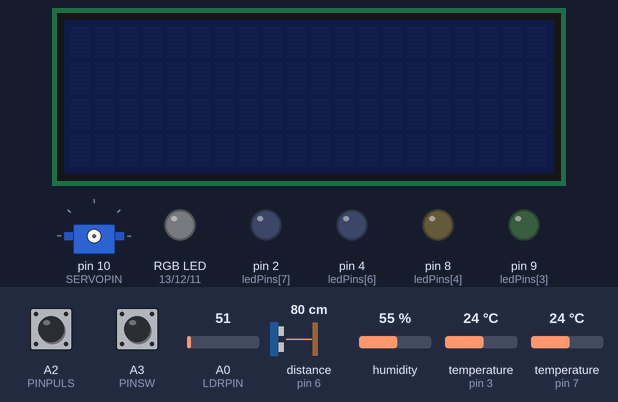
Bench run of a sketch on a simulated Arduino Uno, built with avr-gcc and run on an emulated ATmega328P. Shown: 20×4 character LCD, servo, an RGB LED mixed from three pins (HIGH = lit), output pins drawn as LEDs (lit = HIGH). Inputs (shaded band) come from the test bench; at power-on: A2 (PINPULS) HIGH, distance to the obstacle (sensor on pin 6) 80 cm, A0 (LDRPIN) = 51, A3 (PINSW) HIGH, humidity 55 %, temperature (sensors on pin 3, pin 7) 24 °C. The echo pulse lasts 58.3 µs per cm; pins used as bus, display or sensor lines are not drawn; what the sketch prints to the serial monitor is not drawn.

Above: at 1.3 s.
1.4 s: A2 (PINPULS) pulled LOW for 0.15 s
At 2.6 s:
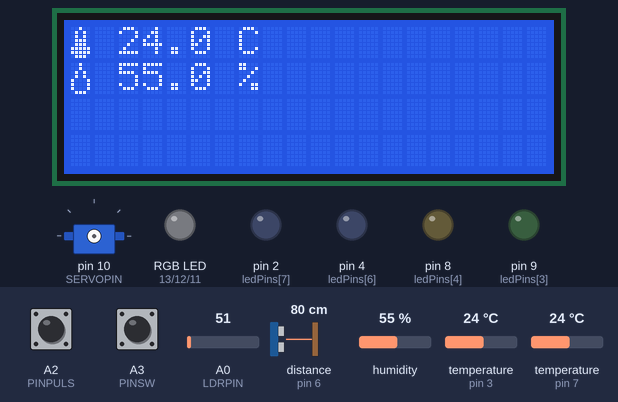
3.0 s: A2 (PINPULS) pulled LOW for 1 s
At 3.5 s:
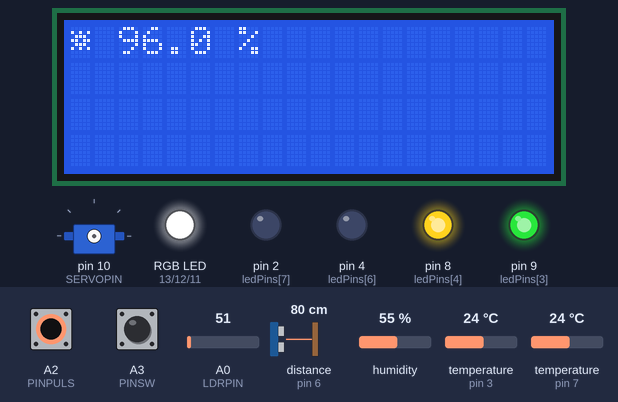
5.7 s: A2 (PINPULS) pulled LOW for 3.2 s
At 7.3 s:
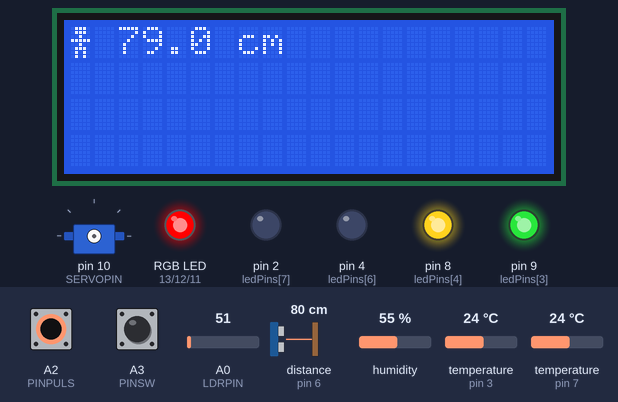
10.4 s: distance to the obstacle (sensor on pin 6) set to 5 cm
At 11.6 s:
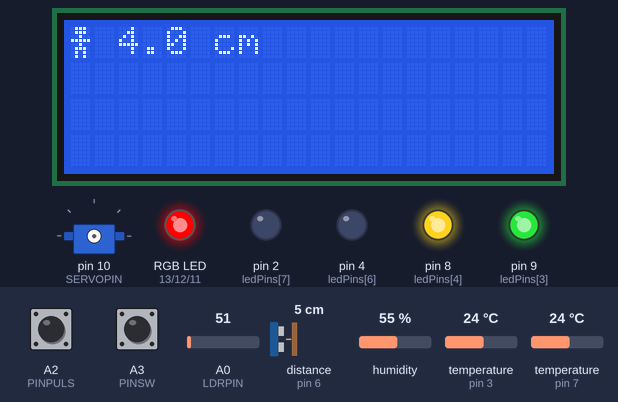
11.9 s: distance to the obstacle (sensor on pin 6) set to 2 cm
13.4 s: A2 (PINPULS) pulled LOW for 0.15 s
At 15.1 s:
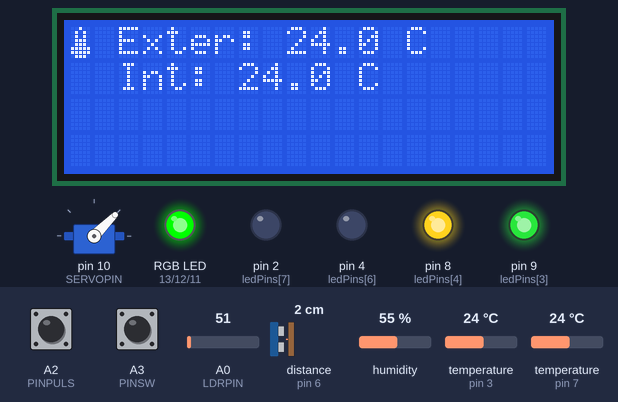
Timing chart, 0 to 16.6 s (numbered marks = the images above; inputs shaded):
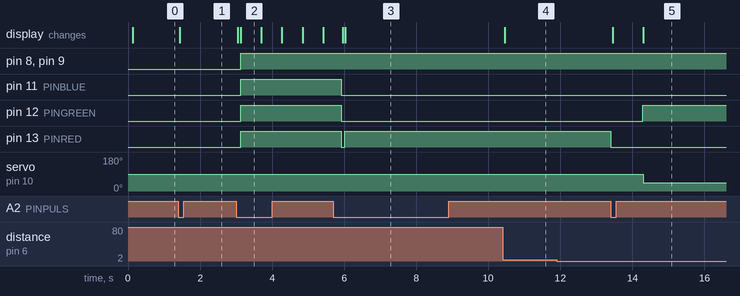

The sketch:

sketch.ino
```cpp
//Sensor temperatura y humedad: DHT22

//Librerias
#include <Wire.h>
#include <DHT.h>//Librería del DHT
#include <LiquidCrystal_I2C.h>//libreria de la LCD
#include <DallasTemperature.h>
#include <Servo.h>
#include <OneWire.h>

//----------------DHT----------------//
//Pines sensor DHT
#define DHTTYPE DHT22
#define DHTPIN 3  //Definición del pin como entrada del sensor DHT
DHT dht(DHTPIN, DHTTYPE); //inicializa el sensor DHT
//Se definen temperatura y humedad para almacenar lo medido por el sensor
float temperatura = 0.0;
float humedad = 0.0;
//--------------------------------//

//-----------------LDR------------------//
//Variables LDR
#define LDRPIN A0 //Pin entrada 0 analógico
int ldrVal = 0;
float lux = 0.0;
float lux_anterior;
float voltage=0.0;
#define NUM_LEDS 8
#define PINSW A3
int leds_encendidos = 0;
float primera_medida=false;
const int ledPins[NUM_LEDS] = {13, 12, 11, 9, 8, 5, 4, 2};
                  // R1  R2  G1  G2 Y1 Y2 B1 B2
//----------LED RGB----------//
#define PINRED 13//Definción de los pines del led RGB
#define PINGREEN 12
#define PINBLUE 11
//-------------------------------------//

//-------------LCD---------------//
LiquidCrystal_I2C lcd(0x27, 20,4);

//Simbolos LCD Humnedad
byte humidity[8] = {B00100, B00100, B01010, B01010, B10001, B10001, B10001, B01110};
//Simbolo LCD Temperatura
byte temp[8] = {B00100, B01010, B01010, B01110, B01110, B11111, B11111, B01110};
//Simbolo LCD iluminacion
byte ilum[8] = {B00000, B10101, B01110, B11011, B01110, B10101, B00000, B00000};
//Simbolo sensor HC-SR04
byte presence[8] = {B01110, B01110, B00100, B11111, B00100, B01110, B01010, B01010};

//------------------------//

//-----------PULSADOR------------------//
#define PINPULS A2 //pulsador con el pin analogico A2
int modo = 0; //modo 0, todo apagado
int PulsState = LOW; //Estado inicial del pulsador: Sin pulsar
bool flag = false; //Flag de interrupción del pulsador, incialmente inactivo
int contador = 0; //Contador del modo, me sirve para ir cambiando de un modo a otro
uint32_t timerBoton = 0; // Timer del botón
//--------------------------//

//----------Sensor de presencia----------//
#define PINTRIG 5//Pines del sensor SR04
#define PINECHO 6
float duracion, distanciaanterior;//Variables para almacenamiento y procesamiento de las mediciones
float distancia=0;
//-----------------------------------//

//-------Sensor temperatura externa-------//
#define sensorPin 7
float temp_externa_anterior, temp_interna_anterior;
float temp_externa_actual =0;
float temp_interna_actual =0;
unsigned long previousMillis = 0;
const long interval = 10; // Intervalo en milisegundos para mover el servo
int angulo =0;
long retardo =0;
int step = 2; // Paso de movimiento del servo


OneWire oneWire(sensorPin);
DallasTemperature sensors(&oneWire);
float temp_objetivo = 25;
float LimInf = temp_objetivo - 3;
float LimSup = temp_objetivo  +3;
int ventilar = 0;
boolean vuelta=false;
//Servomotor
Servo myservo;
#define SERVOPIN 10
int pos =0;
//--------------------------------------//

//------------------------------------//
void setup() {
  // put your setup code here, to run once:
  //inicia comunicación serial
  Serial.begin(9600);
  Serial.println("Iniciando el sistema");

  //Inicializa el sensor, llamada a la función dht
  dht.begin();

  //Configura pin LDR como entrada
  pinMode(LDRPIN, INPUT);


  pinMode(PINSW, INPUT_PULLUP);


  //Definicion de pines del LED RGB como salida
  pinMode(PINRED, OUTPUT);
  pinMode(PINGREEN, OUTPUT);
  pinMode(PINBLUE, OUTPUT);

  pinMode(ledPins[4], OUTPUT);
  pinMode(ledPins[3], OUTPUT);
  pinMode(ledPins[6], OUTPUT);
  pinMode(ledPins[7], OUTPUT);
  //apagado inicial deL led
  analogWrite(PINRED, 0);
  analogWrite(PINGREEN, 0);
  analogWrite(PINBLUE, 0);

  //Configuracion pines del sensor de presencia
  pinMode(PINTRIG, OUTPUT);
  pinMode(PINECHO, INPUT);
  digitalWrite(PINTRIG, LOW);

  //Configuración pin LM35
  pinMode(sensorPin, INPUT);
  // Inicialización del sensor
  sensors.begin();
  delay(20);

  // Servomotor
 // myservo.attach(SERVOPIN);
  //myservo.write(0);


  //Inicializacion de LCD
  lcd.init();
  lcd.createChar(3,humidity);
  lcd.createChar(5, temp);
  lcd.createChar(7, ilum);
  lcd.createChar(9, presence);

  lcd.display();

  //configuracion del pulsador como entrada
  pinMode(PINPULS, INPUT_PULLUP);//Configuro como entrada pull-up

}

void loop() {


  //------Tratamiento del pulsacion del boton--------//
  // los modos se sucende de la siguiente forma:
  //Modo 0-> Modo 1-> Modo 2-> Modo 3-> Modo 0 -> Modo 1....
  //de formque al pulsar se pasa de un modo a otro siguiendo este orden.
  //Al pulsar la primera vez se pasa al modo 1, si volvemos a pulsar pasamos al modo 2,
  //pulsar otra vez nos lleva al modo 3 y pulsar otra vez nos devuelve al modo 0.
  //Estando en el modo i solo es posible pasar al modo i+1.
 bool btnState = !digitalRead(PINPULS);
 if(btnState && !flag && millis()- timerBoton >50){//Para asegurarnos de que se trata de una pulsación se establece un tiempo minimo
  flag = true;//Se activa el flag de pulsación
  timerBoton = millis();
  contador+=1;//El contador permitirá relacionar la pulsacion con el modo correspondiente
  //apagado inicial del led
    BrilloLed(0, 0, 0);

  if(contador==5) contador = 0;
  if(contador == 0){
    //myservo.write(0);
    BrilloLed(0, 0, 0);//Apagado de led RGB
    myservo.detach();//quito el servo, por ahora no lo vamos a usar
    modo = 0;
    Serial.println("Entrada en Modo 0: Sistema apagado"); //Se comunicara por el monitor el estado a que pasamos
  }
  if(contador == 1){

    modo =1;
    Serial.println("Entrada en Modo 1: Humedad y Temperatura");
    }
  if(contador == 2){
    modo = 2;
    ldrVal=0;
    lux= 0.0;
    lux_anterior = 0.0;
    leds_encendidos = 0;
    primera_medida = true;
    LimpiezaLCD();
    Serial.println("Entrada en Modo 2: Iluminacion");
  }
  if(contador == 3){
    modo = 3;
    distancia=0;
     LimpiezaLCD();
    Serial.println("Entrada en Modo 3: Presencia");
  }
   if(contador == 4){
    modo = 4;
    temp_interna_actual = 0;
    temp_externa_actual=0;
    ventilar =0;
    distancia = 0;
    myservo.attach(SERVOPIN);//Conectamos el servo
    LimpiezaLCD();
    Serial.println("Entrada en Modo 4: Control de Temperatura");
  }

 }
 if (!btnState && flag && millis()-timerBoton >50){
    flag = false;//Flag de pulsación desactivado
    timerBoton = millis();
 }
  //------LCD----------//
  if (modo ==1){ //Entramos en modo 1: Temperatura y Humedad

    //------DHT: Humedad y Temperatura----//
    //Se lee temperatura y humedad del sensor y se almacena en las variables:
    temperatura = dht.readTemperature();
    humedad = dht.readHumidity();

    //Se muestra las medidas tomadas del sensor en la LCD:
    lcd.display();
    lcd.backlight();
    //Enseña la temperatura en el LCD
    lcd.setCursor(0,0);
    lcd.write(5);//Añado el icono temperatura
    lcd.setCursor(2,0);
    lcd.print(temperatura,1);//Escribe valor temperatura tomado del sensor
    lcd.print(" C");

    //Enseña la humendad en el LCD
    lcd.setCursor(0,1);
    lcd.write(3); //Añado icono Humedad
    lcd.setCursor(2,1);
    lcd.print(humedad,1);//Escribe el valor humedad tomado del sensor
    lcd.print(" %");
  }

  if(modo == 2){ //Entramos en modo 2: Iluminacon
    //En este modo se muestra la iluminación en el LCD y se controla a intensidad con 8LEDS
    float margen_lux = 2.0;
    //-------LDR: Iluminacion-----//

    //El switch es para cambiar de modo diurno (Control 80%) a modo nocturno (sin Control)
    boolean estadoSwitch = digitalRead(PINSW);
    if (estadoSwitch == HIGH) {
      //Modo diurno: Control ilumiación al 80%
     // if (lux<80-margen_lux || lux>80+margen_lux){
        //Si no estoy dentro del margen deseado enciendo un led más
       // leds_encendidos = controlarIluminacion(lux, leds_encendidos); //Se enciende los leds correpondientes

     // }
    int ldrValue = analogRead(LDRPIN);

    // Convertir el valor del LDR a un porcentaje de iluminación (0-100%)
    if(primera_medida==true){
       lux_anterior = lux;
      lux = map(ldrValue, 0, 1023, 100, 0);
      primera_medida=false;
    }

    mostrarIluminacion(lux, lux_anterior);

    // Mostrar el valor leído y el porcentaje calculado en el monitor serie
    Serial.print("LDR Value: ");
    Serial.print(ldrValue);
    Serial.print(" - Illumination: ");
    Serial.print(lux);
    Serial.println("%");

    // Calcular la diferencia respecto al umbral deseado
    int difference = lux - 80;

    // Determinar la cantidad de LEDs a encender
    int ledsToTurnOn = NUM_LEDS * lux / 100;
    Serial.print("Leds a encender:");
    Serial.println(ledsToTurnOn);

    // Ajustar la cantidad de LEDs encendidos para mantener la iluminación al 80%
    if (difference < 0) {
      ledsToTurnOn++;
      //Esto de aquí es para simular el efecto de que aumenta la iluminación al encender un led más
      lux_anterior = lux;
      lux= lux+2;
    } else if (difference > 0) {
      ledsToTurnOn--;

      //Esto lo mismo pero para simular que reduce la luz al apagar uno más
      lux_anterior = lux;
      lux=lux-2;
    }

   // Limitar el número de LEDs a encender entre 0 y numLeds
    ledsToTurnOn = constrain(ledsToTurnOn, 0, NUM_LEDS);

  // Encender/Apagar los LEDs según sea necesario
  for (int i = 0; i < NUM_LEDS; i++) {
    if (i < ledsToTurnOn) {
      digitalWrite(ledPins[i], HIGH);
    } else {
      digitalWrite(ledPins[i], LOW);
    }
  }

  // Esperar un poco antes de la próxima lectura
  delay(500);


    } else {
      //Modo nocturno: No control iluminación al 80%: enciende los leds correspondientes nada mas
      lux_anterior = lux;
      ldrVal = analogRead(LDRPIN); //lectura del valor LDR
      lux = (1023 - ldrVal) / 1023.0 * 100;
      if(lux_anterior != lux){
        mostrarIluminacion(lux, lux_anterior);
        encenderLeds(lux);
      }
    }


  }

 if(modo == 3){//Entramos en modo 3: Presencia

    //Tomamos medidas del sensor de presencia: Se mide la distancia
    //hasta un objeto u obstáculo entre 2 y 100cm
    distanciaanterior=distancia;
    distancia = medirDistancia();

    //Establezco un criterior para controlar el refresco de la distancia
    if(distancia > distanciaanterior+3 || distancia < distanciaanterior-3){
      lcd.display();
      lcd.backlight();
      LimpiezaLCD();
       if (distancia<200 && distancia>2 ){ // La medida se encuentra en el rango de distancias
      //de este sensor
      //Se activa el led RGB e ilumina en rojo
      BrilloLed(255, 0, 0);
      //Represnetacion de lo obtenido en el sensor en la LCD

      lcd.setCursor(0,0);
      lcd.write(9); //Simbolo para presencia
      lcd.setCursor(2,0);
      lcd.print(distancia, 1);
      lcd.print(" cm");
      delay(10);
    }
    else{//En caso de fuera de rango se informa de ello en el LCD y no se enciende el led

      lcd.setCursor(0,0);
      lcd.write(9); //Simbolo para presencia
      lcd.setCursor(2,0);
      lcd.print(" No presencia");
      BrilloLed(0, 0, 0);//apagado led RGB

       delay(10);
      }
    }
  }

if (modo == 4){//Modo control de temperatura
  //float temp_externa = analogRead(PINLM35);


  //Tomamos medidas de temperatura
  temp_externa_anterior = temp_externa_actual;
  temp_interna_anterior = temp_interna_actual;
  temp_interna_actual = dht.readTemperature();
  sensors.requestTemperatures();
  temp_externa_actual = sensors.getTempCByIndex(0);

  distanciaanterior = distancia;
  distancia = medirDistancia();
   //Si se produce algún cambio en las temperaturas entramos en el if
   if(temp_externa_actual != temp_externa_anterior || temp_interna_actual!= temp_interna_anterior || distancia > distanciaanterior+3 || distancia < distanciaanterior-3){

    mostrar_temperaturas();
      //Si la temperatura exterior es mas baja abrimos ventilación
      float temp_media = (temp_externa_actual+temp_interna_actual)/2;
        Serial.print("Temperatura media: ");
        Serial.println(temp_media);
      if(temp_interna_actual > LimSup){

        BrilloLed(255, 0, 0); //Led en rojo para simbolizar que hace calor
        //Si la media de las dos temperatura es menor que la que hay había en la habitación consideramos
        //que abrir la ventilación referscará la habitación
        if(temp_media < temp_interna_actual){

          //Abrir ventilación es poner el servo con angulo 180 (Totalmente abierta)
          myservo.write(180);
          ventilar = 1;
          Serial.println("Abrimos ventilación para refrescar la habitación");
          //temp_interna_actual = temp_media;
        }
        else{
         myservo.write(0);
          ventilar = 0;
          Serial.println("Fuera hace demasiado calor, cerramos ventilación");
        }
      }
      //Otra opción es que haga más frio dentro que fuera y esté por debajo de limInf
      else if(temp_interna_actual < LimInf){
        BrilloLed(0, 0, 255); //Led en azul para simbolizar que hace frio

        if(ventilar==0 && temp_media>=temp_interna_actual ){
          //Si la media entre fuera y dentro está por encima de la temperatura actual del cuarto y está cerrada la escotilla
          //abrimos ventilación un angulo de 90 grados
          myservo.write(90);
          ventilar =1;
          Serial.println("Abrimos ventilación para calentar la habitación, fuera hace suficiente calor");

        }
        //Cerramos ventilación en caso de que esté abierta si la temperatura interior esta por debajo de la actual
        if(ventilar ==1 && temp_media<temp_interna_actual){
          myservo.write(0);
          ventilar = 0;
          Serial.println("Ventalación abierta pero hace demasiado frio fuera: Cerramos");

          }
      }

      if(temp_interna_actual <=LimSup && temp_interna_actual >= LimInf){
        //Abrimos la escotilla 45 grados para permitir ventilación, aire limpio
        BrilloLed(0, 255, 0);//Led en verde simboliza temperatura ideal

        //Si la sala está vacía aprovecho para ventilar el cuarto

       if(distancia >=200 || distancia <=2){
        myservo.write(45);
        Serial.println("Temperatura ideal: Ventilamos el cuarto (45ª)");
        }
        //Si hay alguien cierro la ventilación
        else{
          Serial.println("Cerramos ventilación");
          myservo.write(0);
        }
      }
   }

}


  if(modo == 0){ //Entramos en modo apagado, el led RGB y la patalla del LCD se apagan

    BrilloLed(0, 0, 0);//apagado deL led
    LimpiezaLCD(); //Pantalla LCD vacia
    lcd.noBacklight();
  }
}

//--------------------FUNCIONES AUXILIARES----------------------//
//Esta funcion limpia el LCD y deja la pantalla sin contenido
void LimpiezaLCD(){
  lcd.setCursor(0,1);
  lcd.print("                ");
  lcd.setCursor(0,2);
  lcd.print("                ");
  lcd.setCursor(0,0);
  lcd.print("                ");
}

//Esta funcion sirve para regular el led RGB y modificar su valor
void BrilloLed(int rojo, int verde, int azul){
  analogWrite(PINRED, rojo);
  analogWrite(PINGREEN, verde);
  analogWrite(PINBLUE, azul);
}


long medirDistancia() {
  // Enviar un pulso de 10 microsegundos al pin TRIG
  digitalWrite(PINTRIG, LOW);
  delayMicroseconds(2);
  digitalWrite(PINTRIG, HIGH);
  delayMicroseconds(10);
  digitalWrite(PINTRIG, LOW);

  // Leer el tiempo que tarda en recibir el eco
  long duration = pulseIn(PINECHO, HIGH);

  // Calcular la distancia en centímetros
  long distance = duration * 0.034 / 2;

  //El rango del sensir es de 2 a 200cm, fuera del rango se considera que no
  //detecta presencia de nada: Habitación vacía
  if (distance > 200){
    distance=200;
  }
  else if(distance <2){
    distance=2;
  }
  return distance;
}

void mostrar_temperaturas(){
 //Mostramos temperaturas en el LCD
 //Se muestra las medidas tomadas del sensor en la LCD:
    lcd.display();
    lcd.backlight();
    LimpiezaLCD();
    //Enseña la temperatura exterior en el LCD
    lcd.setCursor(0,0);
    lcd.write(5);//Añado el icono temperatura
    lcd.setCursor(2,0);
    lcd.print("Exter: ");
    lcd.print(temp_externa_actual,1);//Escribe valor temperatura tomado del sensor
    lcd.print(" C");

    //Enseña la temperatura interior en el LCD
    lcd.setCursor(0,1);
    //lcd.write(11); //Añado icono Humedad
    lcd.setCursor(2,1);
     lcd.print("Int: ");
    lcd.print(temp_interna_actual,1);//Escribe el valor humedad tomado del sensor
    lcd.print(" C");
}


void encenderLeds (float lux){
  int ledsToTurnOn = map(lux, 100, 0, 0, NUM_LEDS);

  // Apagar todos los LEDs
  for (int i = 0; i < NUM_LEDS; i++) {
    digitalWrite(ledPins[i], LOW);
  }

  // Encender el número adecuado de LEDs
  for (int i = 0; i < ledsToTurnOn; i++) {
    digitalWrite(ledPins[i], HIGH);
  }
 if(lux<=5){
   digitalWrite(2, HIGH);
   ledsToTurnOn++;
 }
}


int controlarIluminacion(float lux, int leds_encendidos) {

  if(lux<78){
    leds_encendidos = leds_encendidos +1;
  }
  else if(lux > 82){
    leds_encendidos = leds_encendidos -1;
  }

  if(leds_encendidos > 8){ leds_encendidos = 8;}
  else if (leds_encendidos < 0){leds_encendidos =0;}

  // Encender el número adecuado de LEDs
  for (int i = 0; i < leds_encendidos; i++) {
    digitalWrite(ledPins[i], HIGH);
  }
  for (int i = leds_encendidos+1; i < NUM_LEDS; i++) {
    digitalWrite(ledPins[i], LOW);
  }
  return leds_encendidos;

}

  void mostrarIluminacion(float lux, float lux_anterior){
 // Control de los LEDs
    if(lux_anterior != lux){

     // controlarIluminacion(lux);
      //Muestra de la información en LCD
      lcd.display();
      lcd.backlight();
      LimpiezaLCD();
      lcd.setCursor(0,0);
       lcd.write(7); //Añado icono de iluminacion
      lcd.setCursor(2,0);
      lcd.print(lux,1);//Escribe el valor lux tomado del sensor
      //Cuanto más oscura esté la habitación menor es el porcentaje de luz ambiental
      lcd.print(" %");
      lcd.setCursor(0,1);
      lcd.print("                ");
      //encenderLeds(lux);
   }
  }
```

Measured:
- after the input at 1.4 s, the display: changes at once (image 1)
- after the input at 3.0 s, pin 8 (ledPins[4]), pin 9 (ledPins[3]), pin 11 (PINBLUE), pin 12 (PINGREEN), pin 13 (PINRED): LOW → HIGH after 0.13 s; the display: first changes at once (image 2 shows a later state)
- after the input at 5.7 s, pin 11 (PINBLUE), pin 12 (PINGREEN): HIGH → LOW after 0.22 s; pin 13 (PINRED): HIGH → LOW after 0.22 s, → HIGH 0.10 s later; the display: first changes after 0.26 s (image 3 shows a later state)
- after the input at 10.4 s, the display: changes after 0.06 s (image 4)
- after the input at 11.9 s, every drawn part: stays the same
- after the input at 13.4 s, pin 12 (PINGREEN): LOW → HIGH after 0.89 s; pin 13 (PINRED): HIGH → LOW at once; servo on pin 10 (SERVOPIN): 90° → 45° after 0.90 s; the display: first changes after 0.05 s (image 5 shows a later state)
- what the display in image 2 shows lasts 0.6 s, from 3.1 s to 3.7 s
